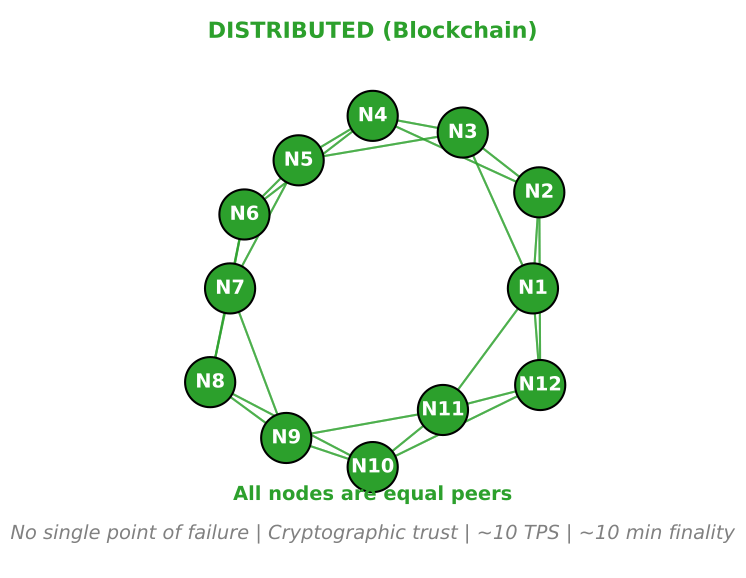

Reproduce this figure in Python.
"""
Distributed Network Topology (Blockchain)
ONE figure only - shows peer-to-peer mesh network
"""

import matplotlib.pyplot as plt
import numpy as np
from pathlib import Path

CHART_METADATA = {
    'title': 'Distributed Network Topology',
    'url': 'https://github.com/Digital-AI-Finance/Blockchain_Crypto/tree/main/Module_A_Blockchain_Foundations/L01_What_is_Blockchain/charts/02c_distributed_network'
}

plt.rcParams.update({
    'font.size': 14,
    'axes.labelsize': 14,
    'axes.titlesize': 16,
    'xtick.labelsize': 12,
    'ytick.labelsize': 12,
    'legend.fontsize': 12,
    'figure.figsize': (10, 6),
    'figure.dpi': 150
})

MLPURPLE = '#3333B2'
MLBLUE = '#0066CC'
MLORANGE = '#FF7F0E'
MLGREEN = '#2CA02C'
MLRED = '#D62728'

fig, ax = plt.subplots(figsize=(10, 6))

# Generate node positions in a distributed pattern
np.random.seed(42)
n_nodes = 12

# Use a combination of random and structured placement
positions = []
for i in range(n_nodes):
    angle = 2 * np.pi * i / n_nodes
    r = 0.25 + 0.1 * np.random.random()
    x = 0.5 + r * np.cos(angle)
    y = 0.5 + r * np.sin(angle)
    positions.append((x, y))

# Draw connections (partial mesh - each node connects to 3-4 nearest neighbors)
for i, (x1, y1) in enumerate(positions):
    distances = []
    for j, (x2, y2) in enumerate(positions):
        if i != j:
            dist = np.sqrt((x2-x1)**2 + (y2-y1)**2)
            distances.append((dist, j))
    distances.sort()

    # Connect to 3-4 nearest neighbors
    for dist, j in distances[:4]:
        x2, y2 = positions[j]
        ax.plot([x1, x2], [y1, y2], color=MLGREEN, linewidth=1.5, alpha=0.6, zorder=1)

# Draw nodes (all equal - no hierarchy)
for i, (x, y) in enumerate(positions):
    node = plt.Circle((x, y), 0.045, color=MLGREEN, ec='black', linewidth=1.5, zorder=2)
    ax.add_patch(node)
    ax.text(x, y, f'N{i+1}', ha='center', va='center', fontsize=14, fontweight='bold', color='white')

# Title
ax.text(0.5, 0.95, 'DISTRIBUTED (Blockchain)', ha='center', fontsize=16, fontweight='bold', color=MLGREEN)

# Properties
ax.text(0.5, 0.05, 'No single point of failure | Cryptographic trust | ~10 TPS | ~10 min finality',
        ha='center', fontsize=14, style='italic', color='gray')

# Highlight key property
ax.text(0.5, 0.12, 'All nodes are equal peers', ha='center', fontsize=14, fontweight='bold', color=MLGREEN)

ax.set_xlim(0, 1)
ax.set_ylim(0, 1)
ax.set_aspect('equal')
ax.axis('off')

plt.tight_layout()

output_path = Path(__file__).parent / 'chart.pdf'
plt.savefig(output_path, bbox_inches='tight', dpi=300)
print(f"Chart saved to: {output_path.absolute()}")
plt.close()
